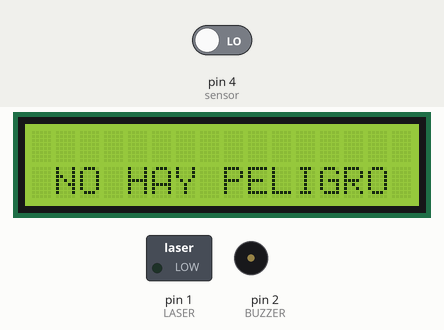
Simulated run of this sketch. Board: Arduino Uno, built with avr-gcc and run on an emulated ATmega328P. Shown: 16×2 character LCD, switched loads named in the sketch (green lamp = pin HIGH), buzzer (waves = sounding, pin HIGH). The inputs (shaded band) are chosen by the test bench; at power-on: pin 4 (sensor) LOW.

Above: at 1.2 s.
1.3 s: pin 4 (sensor) driven HIGH
At 1.8 s:
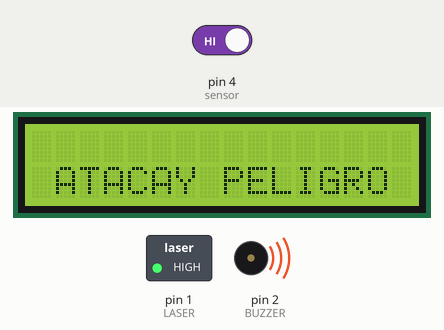
2.8 s: pin 4 (sensor) driven LOW
At 3.1 s:
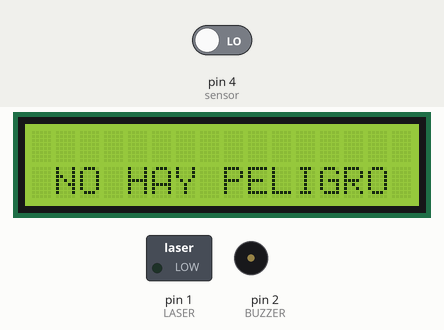
Timing chart, 0 to 5.8 s (numbered marks = the images above; inputs shaded):
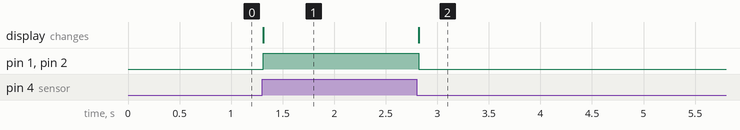

The sketch:

PROYECTOATACA.ino
```cpp
#include <LiquidCrystal_I2C.h>
LiquidCrystal_I2C lcd(0x27,16,2);
#define LASER 1
#define BUZZER 2
int sensor = 4;


void setup() {
  pinMode(LASER,OUTPUT);
  pinMode(BUZZER,OUTPUT);
  pinMode(sensor,INPUT);
  lcd.init();
  lcd.backlight();
}

void loop() {
  if(digitalRead(4)==HIGH){
    lcd.setCursor(1,1);
    lcd.print("ATACA");
    digitalWrite(BUZZER,HIGH);
    digitalWrite(LASER,HIGH);
  }
  else{
    lcd.setCursor(1,1);
    lcd.print("NO HAY PELIGRO");
    digitalWrite(BUZZER,LOW);
    digitalWrite(LASER,LOW);
  }

}
```

Measured:
- after the input at 1.3 s, pin 1 (LASER), pin 2 (BUZZER): LOW → HIGH at once; the display: changes at once (image 1)
- after the input at 2.8 s, pin 1 (LASER), pin 2 (BUZZER): HIGH → LOW at once; the display: changes at once (image 2)
